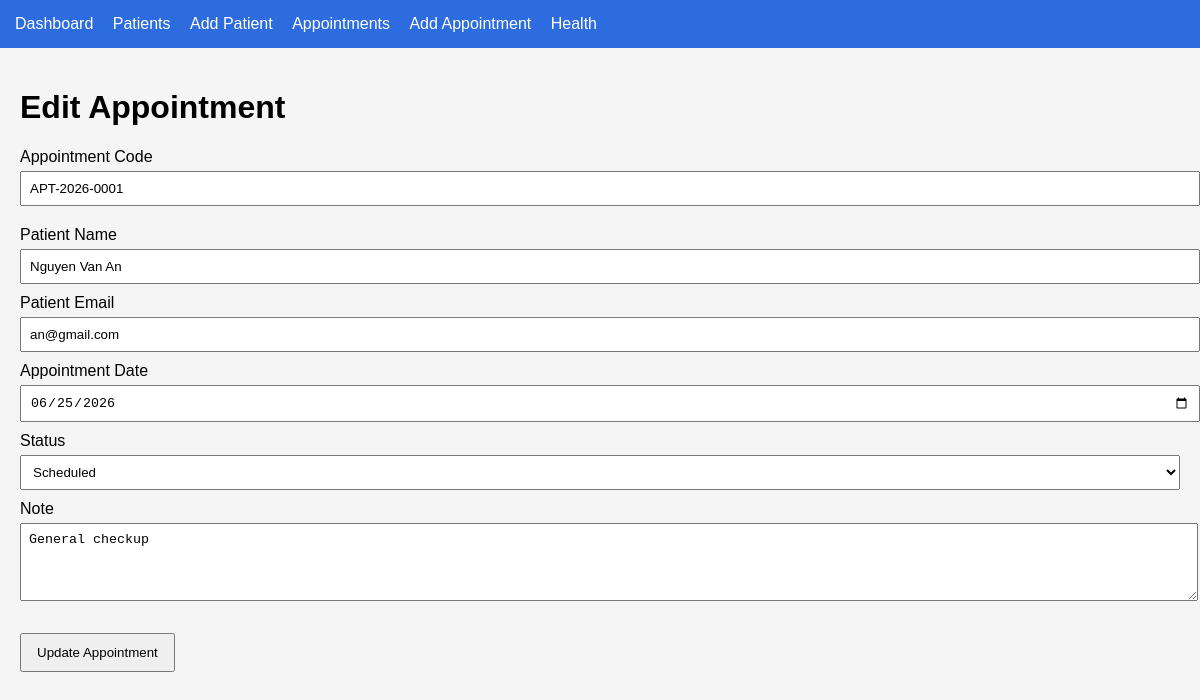
Page /appointments/edit?id=1 on the committed database.
### tables this page shows
CREATE TABLE appointments (
    id INT AUTO_INCREMENT PRIMARY KEY,

    appointment_code VARCHAR(30) NOT NULL,

    patient_name VARCHAR(100) NOT NULL,

    patient_email VARCHAR(150) NOT NULL,

    appointment_date DATE NOT NULL,

    status ENUM(
        'Scheduled',
        'Completed',
        'Cancelled'
    ) DEFAULT 'Scheduled',

    note TEXT,

    created_at DATETIME DEFAULT CURRENT_TIMESTAMP,

    updated_at DATETIME DEFAULT CURRENT_TIMESTAMP
        ON UPDATE CURRENT_TIMESTAMP,

    UNIQUE KEY unique_appointment_code
        (appointment_code),

    INDEX idx_appointment_date
        (appointment_date),

    INDEX idx_appointment_status_date
        (status,appointment_date),

    INDEX idx_appointment_email
        (patient_email)
);

### app/Core/helpers.php (called while the page is built, shortened)
<?php
function e(?string $value): string
{
    return htmlspecialchars(
        (string) $value,
        ENT_QUOTES,
        'UTF-8'
    );
}
function view(string $path, array $data = []): void
{
    extract($data);
    require __DIR__
        . '/../Views/'
        . $path
        . '.php';
}

### app/Controllers/AppointmentController.php (called while the page is built, shortened)
<?php
class AppointmentController
{
    private function repository(): AppointmentRepository
    {
        $config = require __DIR__
            . '/../../config/database.php';
        $pdo = (new Database($config))
            ->getConnection();
        return new AppointmentRepository($pdo);
    }
    public function edit(): void
    {
        $id =
            (int) ($_GET['id'] ?? 0);
        $appointment =
            $this
                ->repository()
                ->findById($id);
        view(
            'appointments/edit',
            [
                'appointment' => $appointment,
                'errors' => []
            ]
        );
    }
}

### public/index.php (called while the page is built, shortened)
<?php
require __DIR__
    . '/../app/Core/helpers.php';
require __DIR__
    . '/../app/Repositories/AppointmentRepository.php';
require __DIR__
    . '/../app/Controllers/AppointmentController.php';
$router = new Router();
$router->get(
    '/',
    [HomeController::class, 'index']
);
$router->get(
    '/health',
    [HealthController::class, 'index']
);
$router->get('/appointments',
    [AppointmentController::class,'index']);
$router->get('/appointments/create',
    [AppointmentController::class,'create']);
$router->post('/appointments/store',
    [AppointmentController::class,'store']);
$router->get('/appointments/edit',
    [AppointmentController::class,'edit']);
$router->post('/appointments/update',
    [AppointmentController::class,'update']);
$router->post('/appointments/delete',
    [AppointmentController::class,'delete']);
$router->get(
    '/patients',
    [PatientController::class, 'index']
);
$router->get(
    '/patients/create',
    [PatientController::class, 'create']
);
$router->post(
    '/patients/store',
    [PatientController::class, 'store']
);
$router->get(
    '/patients/edit',
    [PatientController::class, 'edit']
);
$router->post(
    '/patients/update',
    [PatientController::class, 'update']
);
$router->post(
    '/patients/delete',
    [PatientController::class, 'delete']
);
$router->dispatch(
    $_SERVER['REQUEST_METHOD'],
    $_SERVER['REQUEST_URI']
);

### app/Repositories/AppointmentRepository.php (called while the page is built, shortened)
<?php
class AppointmentRepository
{
    public function findById(
        int $id
    ): ?array {
        $stmt = $this->db->prepare(
            "SELECT *
             FROM appointments
             WHERE id = :id"
        );
        $stmt->execute([
            'id' => $id
        ]);
        return $stmt->fetch() ?: null;
    }
}

### app/Views/appointments/edit.php (the view, shortened to what this page needs)
<h1>Edit Appointment</h1>
<form
    method="POST"
    action="/appointments/update"
>
<label>Appointment Code</label>
<input
type="text"
name="appointment_code"
value="<?= e($appointment['appointment_code']) ?>"
>
<label>Patient Name</label>
<input
type="text"
name="patient_name"
value="<?= e($appointment['patient_name']) ?>"
>
<label>Patient Email</label>
<input
type="email"
name="patient_email"
value="<?= e($appointment['patient_email']) ?>"
>
<label>Appointment Date</label>
<input
type="date"
name="appointment_date"
value="<?= e($appointment['appointment_date']) ?>"
>
<label>Status</label>
<select name="status">
<option
    value="Scheduled"
    <?= $appointment['status'] === 'Scheduled'
        ? 'selected'
        : '' ?>
>
    Scheduled
</option>
</select>
<label>Note</label>
<textarea
    name="note"
    rows="4"
><?= e($appointment['note'] ?? '') ?></textarea>
<br><br>
<button type="submit">
    Update Appointment
</button>
</form>
<?php
require __DIR__ . '/../layout.php';
?>

### public/assets/style.css (style rules this page uses)
body { font-family:Arial,sans-serif; margin:0; background:#f5f5f5; }
input, select, textarea { width:100%; padding:8px; margin-top:5px; margin-bottom:10px; }
button { padding:10px 15px; }

### rows in the picture
appointments: appointment_code "APT-2026-0001", patient_name "Nguyen Van An", patient_email "an@gmail.com", appointment_date "06/25/2026", status "Scheduled", note "General checkup"
